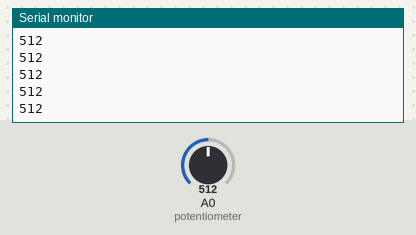
Bench run of a sketch on a simulated Arduino Uno, built with avr-gcc and run on an emulated ATmega328P. Parts: the last lines printed to the serial monitor. The test bench sets the inputs (shaded band); at power-on: A0 (potentiometer) = 512.

Above: at 1.2 s.
1.3 s: A0 (potentiometer) set to 716
At 1.31 s:
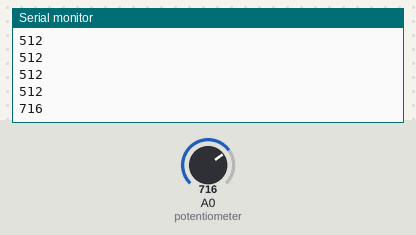
2.8 s: A0 (potentiometer) set to 900
At 2.81 s:
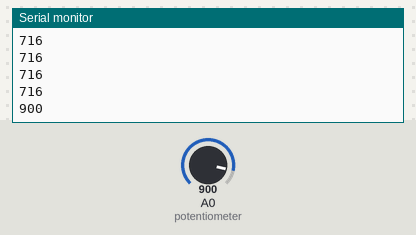
Timing chart, 0 to 5.8 s (numbered marks = the images above; inputs shaded):
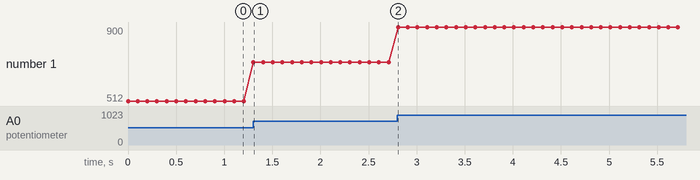

The sketch:

Grove_Rotary_Angle_Sensor.ino
```cpp
// demo of Starter Kit V2.0


const int potentiometer = A0;                    // rotary angle sensor connect to A0

void setup()
{
    Serial.begin(9600);                         // set the serial communication frequency at 9600 bits per sec
    pinMode(potentiometer, INPUT);
}

void loop()
{
    int value = analogRead(potentiometer);
    Serial.println(value);                      // pirnt the value on the serial monitor screen
    delay(100);                                  // wait 1000ms before printing next value
}
```

Measured:
- after the input at 1.3 s, the serial monitor: prints a new line at once (image 1)
- after the input at 2.8 s, the serial monitor: prints a new line at once (image 2)
- plotted number 1: 512 → 716 after the input at 1.3 s, 716 → 900 after the input at 2.8 s
